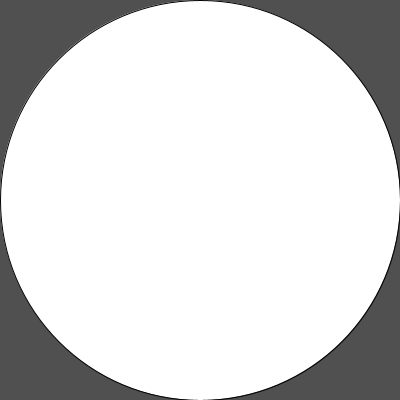
Frame 1 (no input)
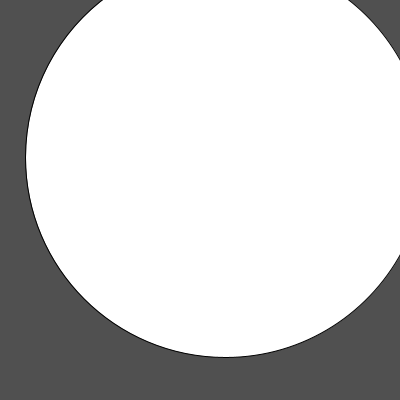
Frame 60 (the mouse pressed at the canvas centre just before this capture)
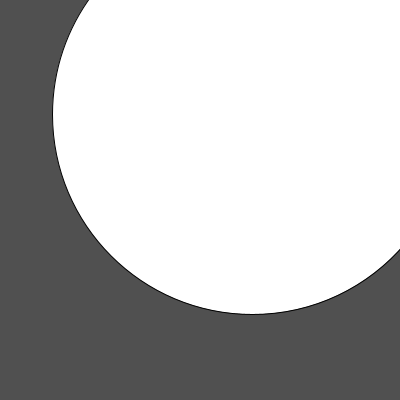
Frame 120 (the mouse held since frame 60 and released just before this capture)

The Processing sketch that drew these frames (run headless with seeded random() and noise(); from frame 60 on, the mouse is pressed at the canvas centre):

// Processing sketch: processing_16566
// ── processing_16566.pde

//splitter is a simple idea each time you click on a circle it multiplies 
//and all the circles get a bit smaller. I'll see what happens.
ArrayList c;
float Size;
float startSize;
float windX = 0;
float windY = 0;
boolean popOnce = false;
 void setup(){
   size(400,400);
   startSize = width;
   smooth();
   c = new ArrayList();
   ellipseMode(CENTER);
   c.add(new Circle(width/2,height/2,startSize));
   Size = startSize;
   
 }
 void draw(){
   background(80);
   for (int i = c.size()-1; i >= 0; i--) {
    Circle ci = (Circle) c.get(i); 
     ci.display(windX , windY);
     if(ci.clickable == false){
       c.remove(i);
     }
   }
 }
 
 void mousePressed(){
   for ( int i = 0; i < c.size(); i++){
      Circle ci = (Circle) c.get(i);
      ci.Clicked();
   }
 }
 void mouseReleased(){
 popOnce = true;
 }
class Circle{
  float x;
  float y;
  float xAcc;
  float yAcc;
  float jitterValue = 3;
  float radius;
  Boolean clickable = true;
  Circle(float _x,float _y,float _radius){
    x = _x;
    y = _y;
    radius = _radius;
    xAcc = random(jitterValue) - jitterValue/2;
    yAcc = random(jitterValue) - jitterValue/2;
  }
  void display(float windX,float windY){
    x += windX;
    y += windY;
    ellipse(x,y,radius,radius);
    maths();
  }
  void maths(){
    x += xAcc;
    y += yAcc;
    if (x > width + radius/2){
      x = -radius/2;
    }
    if (x < -radius/2 ){
      x = width + radius/2;
    }
    if (y > height + radius/2){
      y = -radius/2;
    }
    if (y < -radius/2 ){
      y = height + radius/2;
    }
  }
  void Clicked(){
    if((dist(mouseX,mouseY,x,y) < radius/2)&&(dist(mouseX,mouseY,x,y) > -radius/2)&&(clickable)&&(popOnce)){
        c.add(new Circle(x-(radius/4), y-(radius/4), radius/2));
        c.add(new Circle(x-(radius/4), y+(radius/4), radius/2));
        c.add(new Circle(x+(radius/4), y-(radius/4), radius/2));
        c.add(new Circle(x+(radius/4), y+(radius/4), radius/2));
        
        //c.add(new Circle(x-(radius/4), y-(radius/4), (radius/4)*3));
        //c.add(new Circle(x+(radius/4), y+(radius/4), (radius/4)*3));
      clickable = false;
      popOnce = false;
    }
  }
}               
